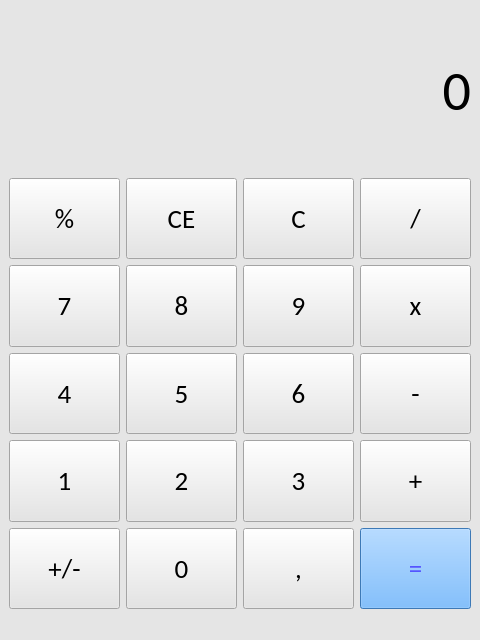
<?xml version="1.0" encoding="UTF-8"?>
<ui version="4.0">
 <class>MainWindow</class>
 <widget class="QMainWindow" name="MainWindow">
  <property name="geometry">
   <rect>
    <x>0</x>
    <y>0</y>
    <width>480</width>
    <height>640</height>
   </rect>
  </property>
  <property name="windowTitle">
   <string>MainWindow</string>
  </property>
  <property name="styleSheet">
   <string notr="true">background-color:rgb(229, 229, 229)</string>
  </property>
  <widget class="QWidget" name="centralwidget">
   <layout class="QVBoxLayout" name="verticalLayout">
    <item>
     <layout class="QGridLayout" name="gridLayout">
      <item row="5" column="1">
       <widget class="QPushButton" name="btn_number0">
        <property name="sizePolicy">
         <sizepolicy hsizetype="MinimumExpanding" vsizetype="Preferred">
          <horstretch>0</horstretch>
          <verstretch>5</verstretch>
         </sizepolicy>
        </property>
        <property name="font">
         <font>
          <family>Calibri</family>
          <pointsize>20</pointsize>
          <bold>false</bold>
         </font>
        </property>
        <property name="text">
         <string>0</string>
        </property>
       </widget>
      </item>
      <item row="3" column="1">
       <widget class="QPushButton" name="btn_number5">
        <property name="sizePolicy">
         <sizepolicy hsizetype="MinimumExpanding" vsizetype="Preferred">
          <horstretch>0</horstretch>
          <verstretch>5</verstretch>
         </sizepolicy>
        </property>
        <property name="font">
         <font>
          <family>Calibri</family>
          <pointsize>20</pointsize>
          <bold>false</bold>
         </font>
        </property>
        <property name="text">
         <string>5</string>
        </property>
       </widget>
      </item>
      <item row="4" column="0">
       <widget class="QPushButton" name="btn_number1">
        <property name="sizePolicy">
         <sizepolicy hsizetype="MinimumExpanding" vsizetype="Preferred">
          <horstretch>0</horstretch>
          <verstretch>5</verstretch>
         </sizepolicy>
        </property>
        <property name="font">
         <font>
          <family>Calibri</family>
          <pointsize>20</pointsize>
          <bold>false</bold>
         </font>
        </property>
        <property name="text">
         <string>1</string>
        </property>
       </widget>
      </item>
      <item row="2" column="3">
       <widget class="QPushButton" name="btn_multiplication">
        <property name="sizePolicy">
         <sizepolicy hsizetype="MinimumExpanding" vsizetype="Preferred">
          <horstretch>0</horstretch>
          <verstretch>5</verstretch>
         </sizepolicy>
        </property>
        <property name="font">
         <font>
          <family>Calibri</family>
          <pointsize>20</pointsize>
          <bold>false</bold>
         </font>
        </property>
        <property name="text">
         <string>x</string>
        </property>
        <property name="shortcut">
         <string>*</string>
        </property>
       </widget>
      </item>
      <item row="5" column="3">
       <widget class="QPushButton" name="btn_equal">
        <property name="sizePolicy">
         <sizepolicy hsizetype="MinimumExpanding" vsizetype="Preferred">
          <horstretch>0</horstretch>
          <verstretch>5</verstretch>
         </sizepolicy>
        </property>
        <property name="font">
         <font>
          <family>Calibri</family>
          <pointsize>20</pointsize>
          <bold>false</bold>
         </font>
        </property>
        <property name="styleSheet">
         <string notr="true">QPushButton {
	background-color:rgb(85, 170, 255);
	color:rgb(85, 85, 255);
}

QPushButton:hover {
	background-color:rgb(50, 110, 255);
	color:rgb(255, 255, 255);
}

QPushButton:pressed {
	background-color:rgb(85, 170, 255);
}</string>
        </property>
        <property name="text">
         <string>=</string>
        </property>
       </widget>
      </item>
      <item row="4" column="3">
       <widget class="QPushButton" name="btn_plus">
        <property name="sizePolicy">
         <sizepolicy hsizetype="MinimumExpanding" vsizetype="Preferred">
          <horstretch>0</horstretch>
          <verstretch>5</verstretch>
         </sizepolicy>
        </property>
        <property name="font">
         <font>
          <family>Calibri</family>
          <pointsize>20</pointsize>
          <bold>false</bold>
         </font>
        </property>
        <property name="text">
         <string>+</string>
        </property>
        <property name="shortcut">
         <string>+</string>
        </property>
       </widget>
      </item>
      <item row="5" column="0">
       <widget class="QPushButton" name="btn_neg_pos">
        <property name="sizePolicy">
         <sizepolicy hsizetype="MinimumExpanding" vsizetype="Preferred">
          <horstretch>0</horstretch>
          <verstretch>5</verstretch>
         </sizepolicy>
        </property>
        <property name="font">
         <font>
          <family>Calibri</family>
          <pointsize>20</pointsize>
          <bold>false</bold>
         </font>
        </property>
        <property name="text">
         <string>+/-</string>
        </property>
       </widget>
      </item>
      <item row="0" column="0" colspan="4">
       <widget class="QLabel" name="lb_output">
        <property name="sizePolicy">
         <sizepolicy hsizetype="Preferred" vsizetype="Preferred">
          <horstretch>0</horstretch>
          <verstretch>10</verstretch>
         </sizepolicy>
        </property>
        <property name="font">
         <font>
          <family>Calibri</family>
          <pointsize>42</pointsize>
          <bold>false</bold>
         </font>
        </property>
        <property name="text">
         <string>0</string>
        </property>
        <property name="alignment">
         <set>Qt::AlignRight|Qt::AlignTrailing|Qt::AlignVCenter</set>
        </property>
        <property name="wordWrap">
         <bool>false</bool>
        </property>
        <property name="margin">
         <number>0</number>
        </property>
       </widget>
      </item>
      <item row="2" column="2">
       <widget class="QPushButton" name="btn_number9">
        <property name="sizePolicy">
         <sizepolicy hsizetype="MinimumExpanding" vsizetype="Preferred">
          <horstretch>0</horstretch>
          <verstretch>5</verstretch>
         </sizepolicy>
        </property>
        <property name="font">
         <font>
          <family>Calibri</family>
          <pointsize>20</pointsize>
          <bold>false</bold>
         </font>
        </property>
        <property name="text">
         <string>9</string>
        </property>
       </widget>
      </item>
      <item row="3" column="3">
       <widget class="QPushButton" name="btn_minus">
        <property name="sizePolicy">
         <sizepolicy hsizetype="MinimumExpanding" vsizetype="Preferred">
          <horstretch>0</horstretch>
          <verstretch>5</verstretch>
         </sizepolicy>
        </property>
        <property name="font">
         <font>
          <family>Calibri</family>
          <pointsize>20</pointsize>
          <bold>false</bold>
         </font>
        </property>
        <property name="text">
         <string>-</string>
        </property>
        <property name="shortcut">
         <string>-</string>
        </property>
       </widget>
      </item>
      <item row="2" column="0">
       <widget class="QPushButton" name="btn_number7">
        <property name="sizePolicy">
         <sizepolicy hsizetype="MinimumExpanding" vsizetype="Preferred">
          <horstretch>0</horstretch>
          <verstretch>5</verstretch>
         </sizepolicy>
        </property>
        <property name="font">
         <font>
          <family>Calibri</family>
          <pointsize>20</pointsize>
          <bold>false</bold>
         </font>
        </property>
        <property name="text">
         <string>7</string>
        </property>
       </widget>
      </item>
      <item row="2" column="1">
       <widget class="QPushButton" name="btn_number8">
        <property name="sizePolicy">
         <sizepolicy hsizetype="MinimumExpanding" vsizetype="Preferred">
          <horstretch>0</horstretch>
          <verstretch>5</verstretch>
         </sizepolicy>
        </property>
        <property name="font">
         <font>
          <family>Calibri</family>
          <pointsize>20</pointsize>
          <bold>false</bold>
         </font>
        </property>
        <property name="text">
         <string>8</string>
        </property>
       </widget>
      </item>
      <item row="3" column="0">
       <widget class="QPushButton" name="btn_number4">
        <property name="sizePolicy">
         <sizepolicy hsizetype="MinimumExpanding" vsizetype="Preferred">
          <horstretch>0</horstretch>
          <verstretch>5</verstretch>
         </sizepolicy>
        </property>
        <property name="font">
         <font>
          <family>Calibri</family>
          <pointsize>20</pointsize>
          <bold>false</bold>
         </font>
        </property>
        <property name="text">
         <string>4</string>
        </property>
       </widget>
      </item>
      <item row="3" column="2">
       <widget class="QPushButton" name="btn_number6">
        <property name="sizePolicy">
         <sizepolicy hsizetype="MinimumExpanding" vsizetype="Preferred">
          <horstretch>0</horstretch>
          <verstretch>5</verstretch>
         </sizepolicy>
        </property>
        <property name="font">
         <font>
          <family>Calibri</family>
          <pointsize>20</pointsize>
          <bold>false</bold>
         </font>
        </property>
        <property name="text">
         <string>6</string>
        </property>
       </widget>
      </item>
      <item row="4" column="1">
       <widget class="QPushButton" name="btn_number2">
        <property name="sizePolicy">
         <sizepolicy hsizetype="MinimumExpanding" vsizetype="Preferred">
          <horstretch>0</horstretch>
          <verstretch>5</verstretch>
         </sizepolicy>
        </property>
        <property name="font">
         <font>
          <family>Calibri</family>
          <pointsize>20</pointsize>
          <bold>false</bold>
         </font>
        </property>
        <property name="text">
         <string>2</string>
        </property>
       </widget>
      </item>
      <item row="4" column="2">
       <widget class="QPushButton" name="btn_number3">
        <property name="sizePolicy">
         <sizepolicy hsizetype="MinimumExpanding" vsizetype="Preferred">
          <horstretch>0</horstretch>
          <verstretch>5</verstretch>
         </sizepolicy>
        </property>
        <property name="font">
         <font>
          <family>Calibri</family>
          <pointsize>20</pointsize>
          <bold>false</bold>
         </font>
        </property>
        <property name="text">
         <string>3</string>
        </property>
       </widget>
      </item>
      <item row="5" column="2">
       <widget class="QPushButton" name="btn_point">
        <property name="sizePolicy">
         <sizepolicy hsizetype="MinimumExpanding" vsizetype="Preferred">
          <horstretch>0</horstretch>
          <verstretch>5</verstretch>
         </sizepolicy>
        </property>
        <property name="font">
         <font>
          <family>Calibri</family>
          <pointsize>20</pointsize>
          <bold>false</bold>
         </font>
        </property>
        <property name="text">
         <string>,</string>
        </property>
       </widget>
      </item>
      <item row="1" column="0">
       <widget class="QPushButton" name="btn_modular">
        <property name="sizePolicy">
         <sizepolicy hsizetype="MinimumExpanding" vsizetype="Preferred">
          <horstretch>0</horstretch>
          <verstretch>5</verstretch>
         </sizepolicy>
        </property>
        <property name="font">
         <font>
          <family>Calibri</family>
          <pointsize>20</pointsize>
          <bold>false</bold>
         </font>
        </property>
        <property name="text">
         <string>%</string>
        </property>
       </widget>
      </item>
      <item row="1" column="1">
       <widget class="QPushButton" name="btn_cancel">
        <property name="sizePolicy">
         <sizepolicy hsizetype="MinimumExpanding" vsizetype="Preferred">
          <horstretch>0</horstretch>
          <verstretch>5</verstretch>
         </sizepolicy>
        </property>
        <property name="font">
         <font>
          <family>Calibri</family>
          <pointsize>20</pointsize>
          <bold>false</bold>
         </font>
        </property>
        <property name="text">
         <string>CE</string>
        </property>
       </widget>
      </item>
      <item row="1" column="2">
       <widget class="QPushButton" name="btn_clear">
        <property name="sizePolicy">
         <sizepolicy hsizetype="MinimumExpanding" vsizetype="Preferred">
          <horstretch>0</horstretch>
          <verstretch>5</verstretch>
         </sizepolicy>
        </property>
        <property name="font">
         <font>
          <family>Calibri</family>
          <pointsize>20</pointsize>
          <bold>false</bold>
         </font>
        </property>
        <property name="text">
         <string>C</string>
        </property>
       </widget>
      </item>
      <item row="1" column="3">
       <widget class="QPushButton" name="btn_divide">
        <property name="sizePolicy">
         <sizepolicy hsizetype="MinimumExpanding" vsizetype="Preferred">
          <horstretch>0</horstretch>
          <verstretch>5</verstretch>
         </sizepolicy>
        </property>
        <property name="font">
         <font>
          <family>Calibri</family>
          <pointsize>20</pointsize>
          <bold>false</bold>
         </font>
        </property>
        <property name="text">
         <string>/</string>
        </property>
        <property name="shortcut">
         <string>/</string>
        </property>
       </widget>
      </item>
     </layout>
    </item>
   </layout>
  </widget>
  <widget class="QMenuBar" name="menubar">
   <property name="geometry">
    <rect>
     <x>0</x>
     <y>0</y>
     <width>480</width>
     <height>22</height>
    </rect>
   </property>
  </widget>
  <widget class="QStatusBar" name="statusbar"/>
 </widget>
 <resources/>
 <connections/>
</ui>
